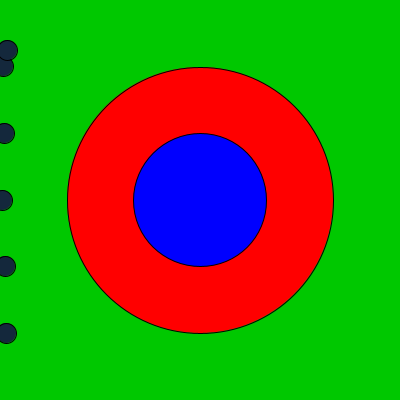
Frame 1 (no input)
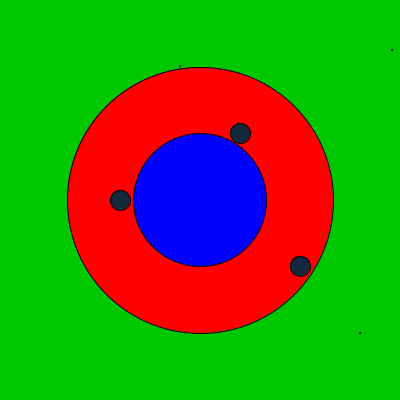
Frame 60 (the mouse pressed at the canvas centre just before this capture)
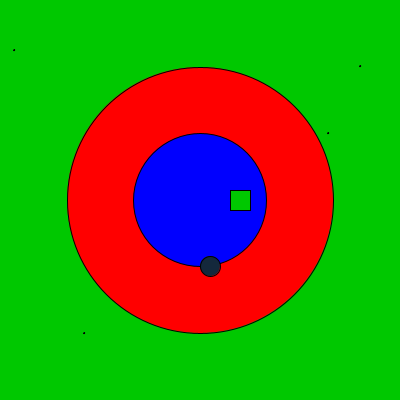
Frame 120 (the mouse held since frame 60 and released just before this capture)

The Processing sketch that drew these frames (run headless with seeded random() and noise(); from frame 60 on, the mouse is pressed at the canvas centre):

// Processing sketch: processing_145648
// ── processing_145648.pde



Ball ball1, ball2, ball3, ball4, ball5, ball6;

void setup() {
  size(400, 400);
  background(0, 200, 0);

  fill(255, 0, 0);
  ellipse(width/2, height/2, 2*width/3, 2*height/3);
  fill(0, 0, 255);
  ellipse(width/2, height/2, width/3, height/3 );
  
    ball1 = new Ball(0, height/2, 20, 2, color(20, 40, 60));
    ball2 = new Ball(0, height/6, 20, 3, color(20, 40, 60));
    ball3 = new Ball(0, height/3, 20, 4, color(20, 40, 60));
    ball4 = new Ball(0, 2*height/3, 20, 5, color(20, 40, 60));
    ball5 = new Ball(0, 5*height/6, 20, 6, color(20, 40, 60));
    ball6 = new Ball(0, height/8, 20, 7, color(20, 40, 60));
}

void draw() {
  
  background(0, 200, 0);
  fill(255, 0, 0);
  ellipse(width/2, height/2, 2*width/3, 2*height/3);
  fill(0, 0, 255);
  ellipse(width/2, height/2, width/3, height/3 );
  
  ball1.moveBall();
  ball1.displayBall();
  ball1.detectBlue();
  ball2.moveBall();
  ball2.displayBall();
  ball2.detectBlue();
  ball3.moveBall();
  ball3.displayBall();
  ball3.detectBlue();
  ball4.moveBall();
  ball4.displayBall();
  ball4.detectBlue();
  ball5.moveBall();
  ball5.displayBall();
  ball5.detectBlue();
  ball6.moveBall();
  ball6.displayBall();
  ball6.detectBlue();
 
  
}
  

  
  
  

class Ball {

  int x;
  int y;
  int rad;
  int speed;
  color ballColor;
  float distance;

  Ball(int tempx, int tempy, int temprad, int tempspeed, color tempballColor) {
    x = tempx;
    y = tempy;
    rad = temprad;
    speed = tempspeed;
    ballColor = tempballColor;
  }

  void displayBall() {

    fill(ballColor);
    ellipse(x, y, rad, rad);
  }

  void moveBall() {
    x = x+speed;

    distance = dist(width/2, height/2, x, y);

    if (x > width) {
      speed = speed*-1;
    }
    else if (x < 0) {
      speed = speed*-1;
    }
  }

  void detectBlue() {
    if (distance > width/3) {
      rad = 1;
    }
    else {
      rad = 20;
      ballColor = color(20, 40, 60);
    }
  
  if (distance < width/6) {
    rectMode(CENTER);
    ballColor = color(0, 200, 0);
    rect(x, y, rad, rad);
  }
  }
}
